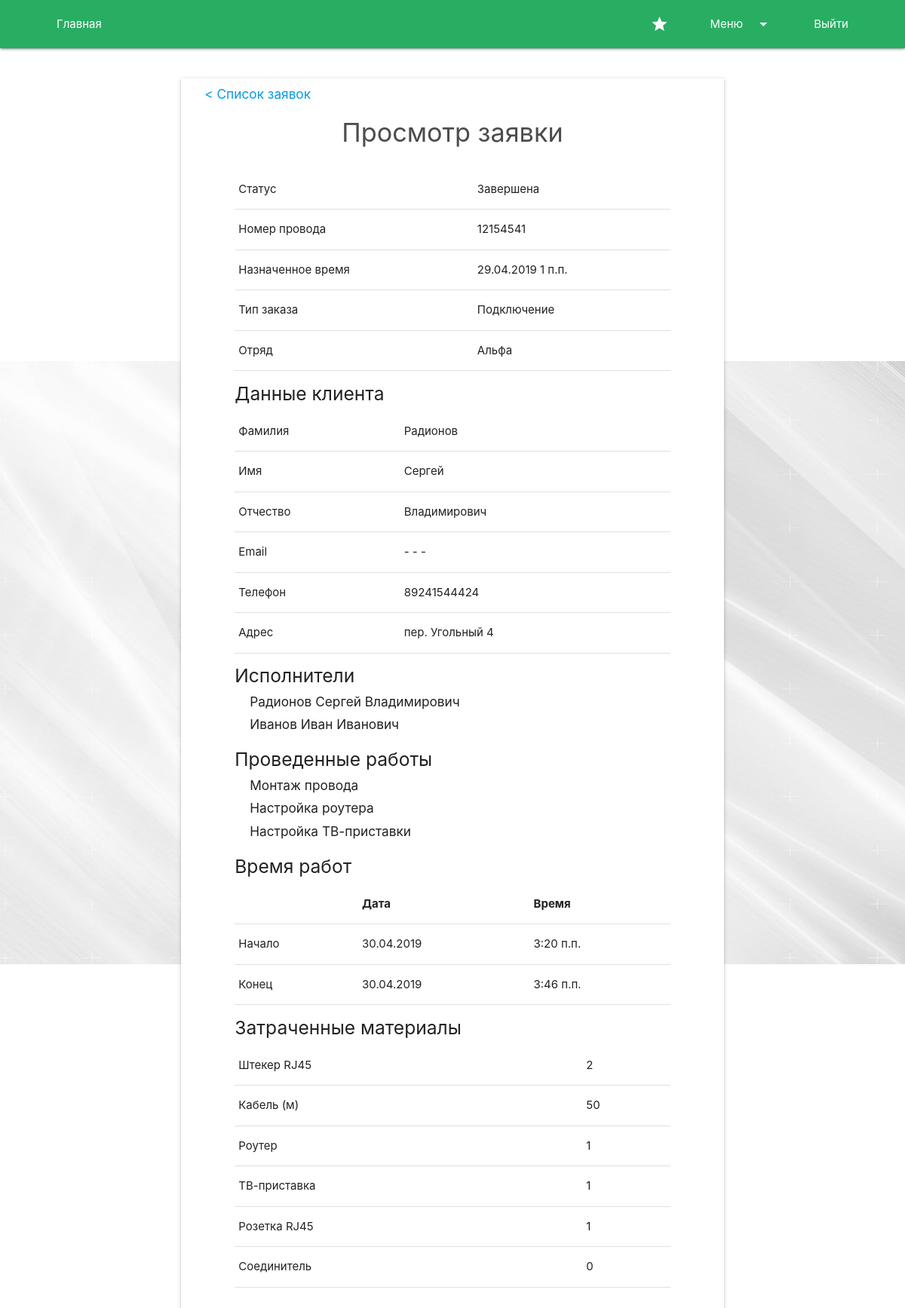
The app's page /order/full/1/ (signed in) with its own data.
### Order/models.py (models this page shows, shortened)
class Order(models.Model):
    is_complete = models.BooleanField(default=False)
    workers = models.ManyToManyField(User, null=True, blank=True)
    group = models.ForeignKey(Group, on_delete=models.PROTECT, null=True, blank=True)
    cable_number = models.CharField(max_length=32, unique=True)
    appointed_time = models.DateTimeField()
    time_start = models.DateTimeField(null=True, blank=True)
    time_end = models.DateTimeField(null=True, blank=True)
    remark = models.CharField(max_length=2048, null=True, blank=True)
    client = models.OneToOneField('Client', on_delete=models.PROTECT)
    order_type = models.ForeignKey('OrderType', models.PROTECT)
    work_type = models.ManyToManyField('WorkType', null=True, blank=True)
    materials = models.OneToOneField('UsedMaterials', models.PROTECT)

class OrderType(models.Model):
    name = models.CharField(max_length=256, unique=True)
    price = models.IntegerField()

class Client(models.Model):
    first_name = models.CharField(max_length=128)
    last_name = models.CharField(max_length=128)
    surname = models.CharField(max_length=128)
    phone = models.CharField(max_length=16)
    email = models.EmailField(null=True, blank=True)
    address = models.CharField(max_length=2048)

class WorkType(models.Model):
    name = models.CharField(max_length=256, unique=True)

class UsedMaterials(models.Model):
    plug = models.IntegerField(default=0)
    cable = models.IntegerField(default=0)
    router = models.IntegerField(default=0)
    tv_plug = models.IntegerField(default=0)
    rosette = models.IntegerField(default=0)
    connector = models.IntegerField(default=0)

### Group/models.py (models this page shows, shortened)
class Group(models.Model):
    name = models.CharField(max_length=128)
    is_active = models.BooleanField(default=True)
    plug = models.IntegerField(default=0)
    cable = models.IntegerField(default=0)
    rosette = models.IntegerField(default=0)
    connector = models.IntegerField(default=0)

### Account/models.py (models this page shows, shortened)
class ExtUser(models.Model):
    user = models.OneToOneField(User, on_delete=models.CASCADE)
    is_worker = models.BooleanField(default=False)
    surname = models.CharField(max_length=256, default='')
    phone = models.CharField(max_length=16, default='')
    group = models.ForeignKey(Group, on_delete=models.SET_NULL, null=True, blank=True)
    class Meta:
        verbose_name = 'ExtUser'
        verbose_name_plural = 'ExtUsers'

### Order/views.py (the view)
# urls.py: path('full/<id>/', order_full),
def order_full(request, id):
    order = Order.objects.filter(id=id).first()
    if order and request.user.is_staff:
        data = {}
        data['order'] = order
        return render(request, 'Order/OrderFull.html', data)
    raise Http404

### Order/templatetags/order_extra.py (called while the page is built)
@register.filter
def astimezone(date, destination=None):
    if not destination:
        destination = settings.TIME_ZONE
    if date.tzinfo:
        return date.astimezone(pytz.timezone(destination))
    else:
        return pytz.timezone(settings.TIME_ZONE).localize(date).astimezone(pytz.timezone(destination))

### templates/Order/OrderFull.html (shortened to what this page needs)
{% extends 'base.html' %}
{% load static %}
{% load order_extra %}
{% block content %}
    <div class="container">
        <div class="row">
            <div class="col s12 m10 offset-m1 l8 offset-l2 xl6 offset-xl3 form z-depth-1 order-full">
                <h6><a href="/order/list/">< Список заявок</a></h6>
                <h4 class="title center-align dark-text-color">Просмотр заявки</h4>
                <div class="row">
                    <div class="col s10 offset-s1">
                        <table>
                            <tbody>
                            <tr>
                                <td>Статус</td>
                                <td>{% if order.is_complete %}Завершена{% else %}Не завершена{% endif %}</td>
                            </tr>
                            <tr>
                                <td>Номер провода</td>
                                <td>{{ order.cable_number }}</td>
                            </tr>
                            <tr>
                                <td>Назначенное время</td>
                                <td>{{ order.appointed_time|astimezone|date:"d.m.Y" }} {{ order.appointed_time|astimezone|time }}</td>
                            </tr>
                            <tr>
                                <td>Тип заказа</td>
                                <td>{{ order.order_type.name }}</td>
                            </tr>
                            <tr>
                                <td>Отряд</td>
                                <td>{{ order.group.name }}</td>
                            </tr>
                            </tbody>
                        </table>
                    </div>
                </div>
                <div class="row">
                    <div class="col s10 offset-s1">
                        <h5>Данные клиента</h5>
                        <table>
                            <tbody>
                            <tr>
                                <td>Фамилия</td>
                                <td>{{ order.client.last_name }}</td>
                            </tr>
                            <tr>
                                <td>Имя</td>
                                <td>{{ order.client.first_name }}</td>
                            </tr>
                            <tr>
                                <td>Отчество</td>
                                <td>{{ order.client.surname }}</td>
                            </tr>
                            <tr>
                                <td>Email</td>
                                <td>{% if order.client.email %}{{ order.client.email }}{% else %}- - -{% endif %}</td>
                            </tr>
                            <tr>
                                <td>Телефон</td>
                                <td>{{ order.client.phone }}</td>
                            </tr>
                            <tr>
                                <td>Адрес</td>
                                <td>{{ order.client.address }}</td>
                            </tr>
                            </tbody>
                        </table>
                    </div>
                </div>
                {% if order.workers.all|length > 0 %}
                    <div class="row">
                        <div class="col s10 offset-s1">
                            <h5>Исполнители</h5>
                            {% for worker in order.workers.all %}
                                <h6>{{ worker.last_name }} {{ worker.first_name }} {{ worker.extuser.surname }}</h6>
                            {% endfor %}
                        </div>
                    </div>
                {% endif %}
                {% if order.is_complete and order.work_type.all|length > 0 %}
                    <div class="row">
                        <div class="col s10 offset-s1">
                            <h5>Проведенные работы</h5>
                            {% for work_type in order.work_type.all %}
                                <h6>{{ work_type.name }}</h6>
                            {% endfor %}
                        </div>
                    </div>
                {% endif %}
                {% if order.is_complete %}
                    <div class="row">
                        <div class="col s10 offset-s1">
                            <h5>Время работ</h5>
                            <table>
                                <thead>
                                <tr>
                                    <th></th>
                                    <th>Дата</th>
                                    <th>Время</th>
                                </tr>
                                </thead>
                                <tbody>
                                <tr>
                                    <td>Начало</td>
                                    <td>{{ order.time_start|astimezone|date:"d.m.Y" }}</td>
                                    <td>{{ order.time_start|astimezone|time }}</td>
                                </tr>
                                <tr>
                                    <td>Конец</td>
                                    <td>{{ order.time_end|astimezone|date:"d.m.Y" }}</td>
                                    <td>{{ order.time_end|astimezone|time }}</td>
                                </tr>
                                </tbody>
                            </table>
                        </div>
                    </div>
                {% endif %}
                {% if order.is_complete %}
                    <div class="row">
                        <div class="col s10 offset-s1">
                            <h5>Затраченные материалы</h5>
                            <table>
                                <tbody>
                                <tr>
                                    <td>Штекер RJ45</td>
                                    <td>{{ order.materials.plug }}</td>
                                </tr>
                                <tr>
                                    <td>Кабель (м)</td>
                                    <td>{{ order.materials.cable }}</td>
                                </tr>
                                <tr>
                                    <td>Роутер</td>
                                    <td>{{ order.materials.router }}</td>
                                </tr>
                                <tr>
                                    <td>ТВ-приставка</td>
                                    <td>{{ order.materials.tv_plug }}</td>
                                </tr>
                                <tr>
                                    <td>Розетка RJ45</td>
                                    <td>{{ order.materials.rosette }}</td>
                                </tr>
                                <tr>
                                    <td>Соединитель</td>
                                    <td>{{ order.materials.connector }}</td>
                                </tr>
                                </tbody>
                            </table>
                        </div>
                    </div>
                {% endif %}
            </div>
        </div>
    </div>
{% endblock content %}

### static/css/style.css (style rules this page uses)
.form { margin-top:5vh }
.form.order-full { padding-bottom:30px }
.form.order-full h6 { margin-left:20px }
.form .title { margin-bottom:30px }
.form .row { margin-bottom:0 }
.dark-text-color { color:#4c4c4c }
.col { background-color:white }
html { background:url("/static/img/bg.jpg") repeat-x center center fixed;background-size:auto 100vh }
.container { width:90%;max-width:1500px }

### records on screen
Order: cable_number "12154541", appointed_time|astimezone "29.04.2019", appointed_time|astimezone "1 п.п.", order_type.name "Подключение", group.name "Альфа", client.last_name "Радионов", client.first_name "Сергей", client.surname "Владимирович", client.phone "89241544424", client.address "пер. Угольный 4", time_start|astimezone "30.04.2019", time_start|astimezone "3:20 п.п.", time_end|astimezone "30.04.2019", time_end|astimezone "3:46 п.п.", materials.plug "2", materials.cable "50", materials.router "1", materials.tv_plug "1", materials.rosette "1", materials.connector "0"
WorkType: name "Монтаж провода"
WorkType: name "Настройка роутера"
WorkType: name "Настройка ТВ-приставки"

### other values on screen
{{ worker.last_name }} "Радионов"
{{ worker.first_name }} "Сергей"
{{ worker.extuser.surname }} "Владимирович"
{{ worker.last_name }} "Иванов"
{{ worker.first_name }} "Иван"
{{ worker.extuser.surname }} "Иванович"
